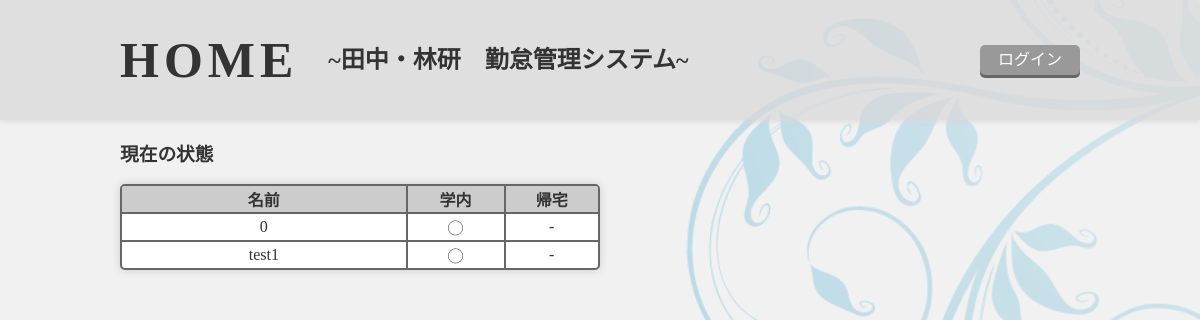
Before: / with the older database file.
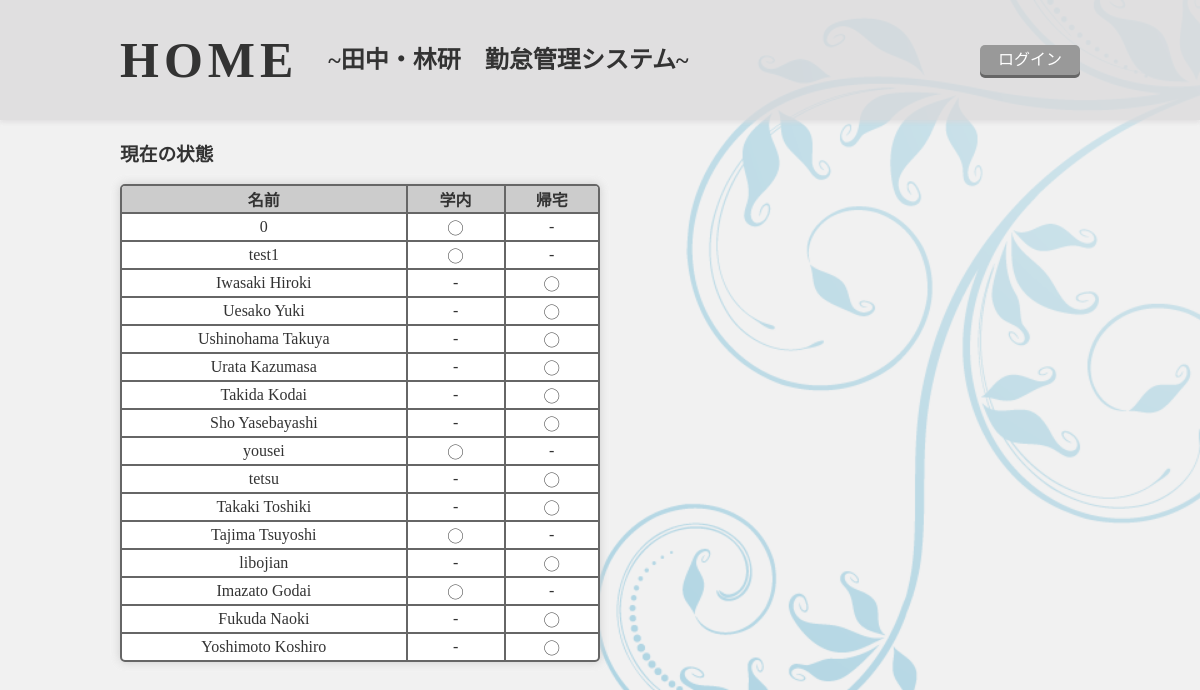
After: the same page with the newer database file.
### tables this page shows
CREATE TABLE members(idm TEXT, name TEXT, sid INTEGER);

### index.php (the view, shortened to what this page needs)
<?php
$db = new SQLite3("./db/data.db");
$sql = "SELECT name,sid FROM members ORDER BY sid ASC";
$res = $db->query($sql);
?>
<!DOCTYPE html>
<html lang="ja">
<head>
    <link rel="stylesheet" href="./css/index_style.css">
</head>
<body>
    <div class="main">
        <header>
            <div class="container">
                <h1 class="header-left">HOME</h1>
                <h2 class="header-left">~田中・林研　勤怠管理システム~</h2>
                <a class="header-right" href="./pages/login.php">ログイン</a>
            </div>
        </header>
        <div class="db-table">
            <div class="container">
                <h3>現在の状態</h3>
                <table class="state">
                    <tr>
                        <th>名前</th>
                        <th>学内</th>
                        <th>帰宅</th>
                    </tr>
                    <?php
                    while ($row = $res->fetchArray()) {
                        $sql = "SELECT sid FROM status WHERE sid=" . $row[1];
                        $res_sts = $db->query($sql);
                        $row_sts = $res_sts->fetchArray();
                        echo '<tr>';
                        echo '<td>' . $row[0] . '</td>';
                        if ($row_sts[0] != NULL) {
                            echo '<td>◯</td>';
                            echo '<td>-</td>';
                        } else {
                            echo '<td>-</td>';
                            echo '<td>◯</td>';
                        }
                        echo '</tr>';
                    }
                    ?>
                </table>
            </div>
        </div>
    </div>
</body>
</html>

### css/index_style.css (style rules this page uses)
body { margin: 0; user-select: none; color: #333333; background-image: url(../img/white0030.png); background-size: cover; background-repeat: no-repeat; background-attachment: fixed; background-position: right bottom; }
a { text-decoration: none; }
.main { margin: 0; width: 100%; background-color: rgba(236, 236, 236, 0.7); height: 100vh; }
.container { width: 80%; margin: 0 auto; }
header { padding-top: 10px; padding-bottom: 10px; height: 100px; background-color: rgba(217, 216, 217, 0.7); box-shadow: 0 3px 3px rgba(217, 216, 217, 0.5); }
.main .header-left { float: left; height: 100px; line-height: 100px; margin-top: 0; margin-bottom: 0; }
.main .header-right { display: inline-block; height: 30px; line-height: 30px; width: 100px; text-align: center; margin-top: 35px; background-color: #999; border-radius: 5px; color: white; float: right; box-shadow: 0 3px #666; transition: opacity 0.3s; }
.main header h1 { letter-spacing: 5px; margin-right: 30px; font-size: 50px; }
.state { border-collapse: separate; border: 2px solid #666; border-spacing: 0; border-radius: 5px; overflow: hidden; background-color: white; width: 50%; box-shadow: 0 0 10px #ccc; }
.state th, .state td { border: solid 2px #666; }
.state tr { text-align: center; }
.state th { border-top: none; background-color: #ccc; }
.state th:first-child { width: 60%; }
.state th:first-child, .state td:first-child { border-left: none; }
.state th:last-child, .state td:last-child { border-right: none; }
.state tr:last-child td { border-bottom: none; }
.state th + th, .state td + td { border-left: none; }
.state td { border-top: none; }

Changed rows visible on the page:
added members: name "Iwasaki Hiroki"
added members: name "Uesako Yuki"
added members: name "Ushinohama Takuya"
added members: name "Urata Kazumasa"
added members: name "Takida Kodai"
added members: name "Sho Yasebayashi"
added members: name "yousei"
added members: name "tetsu"
added members: name "Takaki Toshiki"
added members: name "Tajima Tsuyoshi"
added members: name "libojian"
added members: name "Imazato Godai"
added members: name "Fukuda Naoki"
added members: name "Yoshimoto Koshiro"
